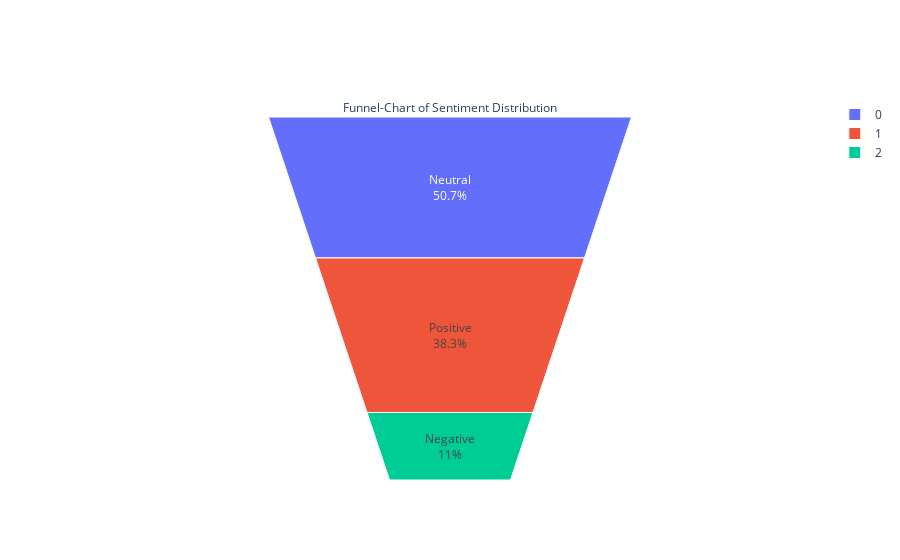

Write notebook code for a chart like this one.
### Code cell
fig = go.Figure(go.Funnelarea(
    text =temp.TextBlob_Analysis,
    values = temp.Tweet,
    title = {"position": "top center", "text": "Funnel-Chart of Sentiment Distribution"}
    ))
fig.show()

### Figure 1 — Plotly figure (JSON) as saved in the notebook; plotly's stock layout.template omitted (floating-point values rounded to 4 significant figures)
{"data": [{"text": ["Neutral", "Positive", "Negative"], "title": {"position": "top center", "text": "Funnel-Chart of Sentiment Distribution"}, "type": "funnelarea", "values": [25362, 19130, 5509]}], "layout": {}}
